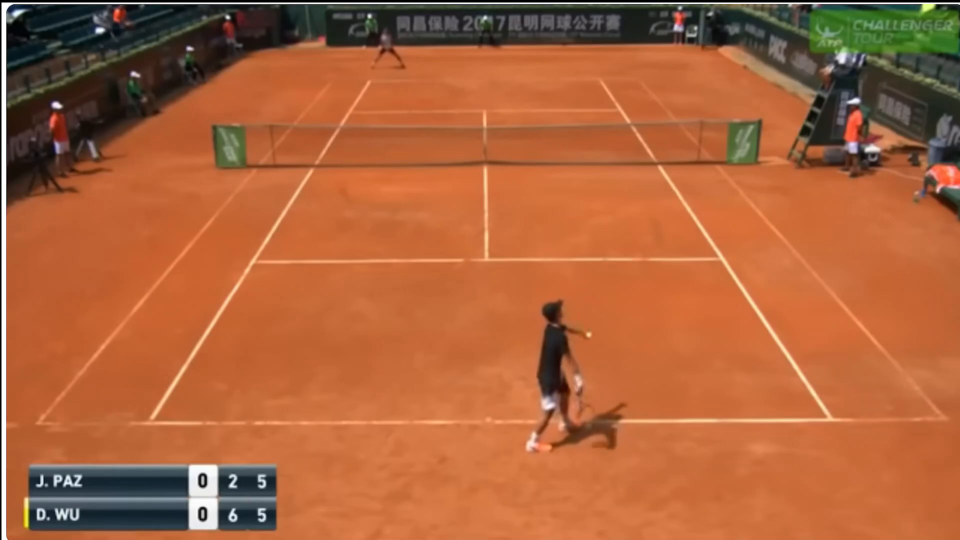
#> input picture frame 50 of data/raw_videos/sample.mkv, 1920 x 1080 px (shown at 1/2 size)
$ python step5_overlay_video.py
#> lines starting #> are read from the running program, lines starting #| are printed output that depends on the picture; after the words box and inside, x2 and y2 are one past the last pixel; in counts of white or black regions, pixels touching at a corner belong together
import cv2
import pandas as pd
import sys

# Paths
video_path = 'data/raw_videos/sample.mkv'
csv_path = 'outputs/tracked_centroids_all.csv'
output_path = 'outputs/player_trajectory_overlay.mkv'

# Load trajectory data
df = pd.read_csv(csv_path)
#> (reads outputs/tracked_centroids_all.csv from the repository)
# Filter only for player (adjust if needed)
player_df = df[df['Object'] == 'person']

# Open the video
cap = cv2.VideoCapture(video_path)
fps = int(cap.get(cv2.CAP_PROP_FPS))
width  = int(cap.get(cv2.CAP_PROP_FRAME_WIDTH))
height = int(cap.get(cv2.CAP_PROP_FRAME_HEIGHT))
fourcc = cv2.VideoWriter_fourcc(*'mp4v')
out = cv2.VideoWriter(output_path, fourcc, fps, (width, height))

frame_index = 0
trajectory = []

while cap.isOpened():
    ret, frame = cap.read()
#> frame is the input picture: shape (1080, 1920, 3); mean B, G, R 59.5, 99.3, 172.2
    if not ret:
        break

    # Get player coords for this frame
    rows = player_df[player_df['Frame'] == frame_index]


    for _, row in rows.iterrows():
        x, y = int(row['X']), int(row['Y'])
        trajectory.append((x, y))
        # Draw current point
        cv2.circle(frame, (x, y), 6, (0, 255, 0), -1)

        coord_text = f"X2: {x}, Y2: {y}"
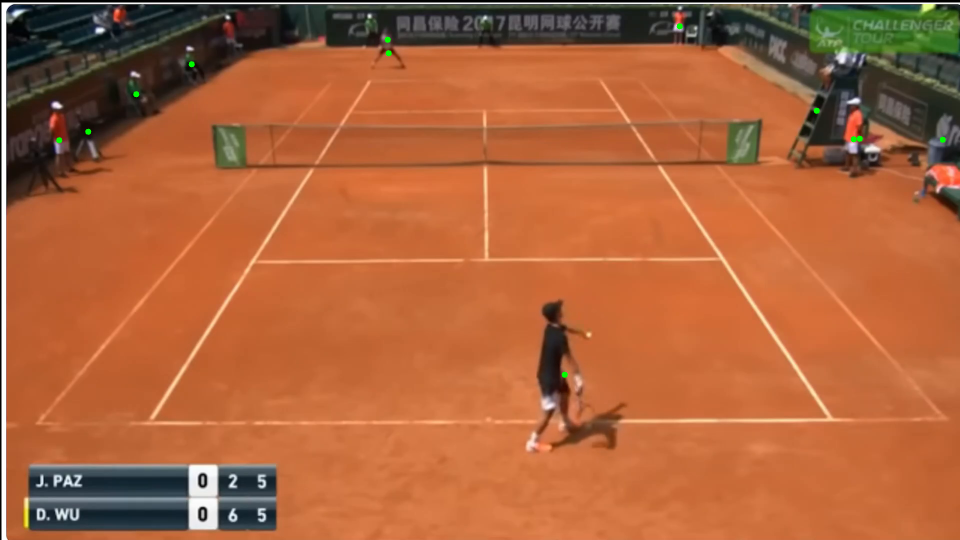
#> frame: shape (1080, 1920, 3) (shown at 1/2 size); 0.07% of pixels changed, all inside (x1, y1, x2, y2) = (112, 46, 1892, 756)
#> after the loop, trajectory = [(775, 79), (777, 106), (1885, 279), (1359, 52), (383, 128), (1719, 277), (1633, 221), (176, 263), (1707, 278), (272, 188), (118, 280), (1129, 749)]
        #cv2.putText(frame, coord_text, (x + 10, y - 10), cv2.FONT_HERSHEY_SIMPLEX, 0.6, (0, 255, 255), 2)


    # Draw all previous trajectory points
    for point in trajectory:

        coord_text = f"X2: {point[0]}, Y2: {point[1]}"

        #cv2.putText(frame, coord_text, (point[0] + 10, point[1] - 10), cv2.FONT_HERSHEY_SIMPLEX, 0.3, (0, 255, 255), 2)

        cv2.circle(frame, point, 2, (0, 255, 255), -1)
#> this loop made 12 passes
#> frame: shape (1080, 1920, 3); 0.01% of pixels changed, all inside (x1, y1, x2, y2) = (116, 50, 1888, 752)


    out.write(frame)
    frame_index += 1

cap.release()
out.release()
print("✅ Trajectory overlay video saved at:", output_path)
